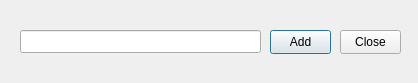
<?xml version="1.0" encoding="UTF-8"?>
<ui version="4.0">
 <class>Category</class>
 <widget class="QDialog" name="Category">
  <property name="geometry">
   <rect>
    <x>0</x>
    <y>0</y>
    <width>418</width>
    <height>83</height>
   </rect>
  </property>
  <property name="windowTitle">
   <string>Dialog</string>
  </property>
  <widget class="QPushButton" name="pushButton">
   <property name="geometry">
    <rect>
     <x>270</x>
     <y>30</y>
     <width>61</width>
     <height>24</height>
    </rect>
   </property>
   <property name="text">
    <string>Add</string>
   </property>
  </widget>
  <widget class="QLineEdit" name="lineEdit">
   <property name="geometry">
    <rect>
     <x>20</x>
     <y>30</y>
     <width>241</width>
     <height>23</height>
    </rect>
   </property>
  </widget>
  <widget class="QPushButton" name="pushButton_2">
   <property name="geometry">
    <rect>
     <x>340</x>
     <y>30</y>
     <width>61</width>
     <height>24</height>
    </rect>
   </property>
   <property name="text">
    <string>Close</string>
   </property>
  </widget>
 </widget>
 <resources/>
 <connections/>
</ui>
